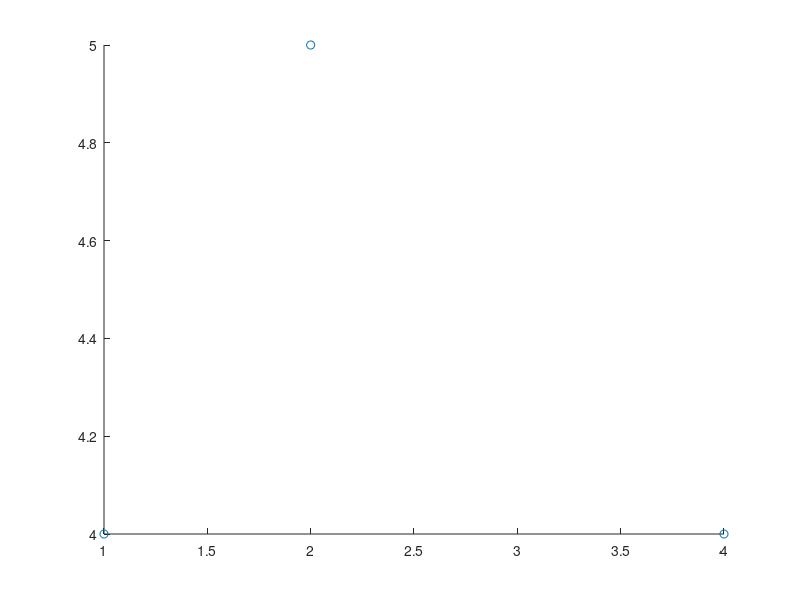

MATLAB code for this plot: (Note: this script raises an error after producing the figure.)
x = [1, 2, 4];
y = [4, 5, 4];

scatter(x, y, 'r*'), hold on
p = linterp(x, y);
xx = linspace(0, 5, 1000);
yy = polyval(p, xx);
plot(xx, yy, 'b');
scatter(3, polyval(p, 3), 'g*')
